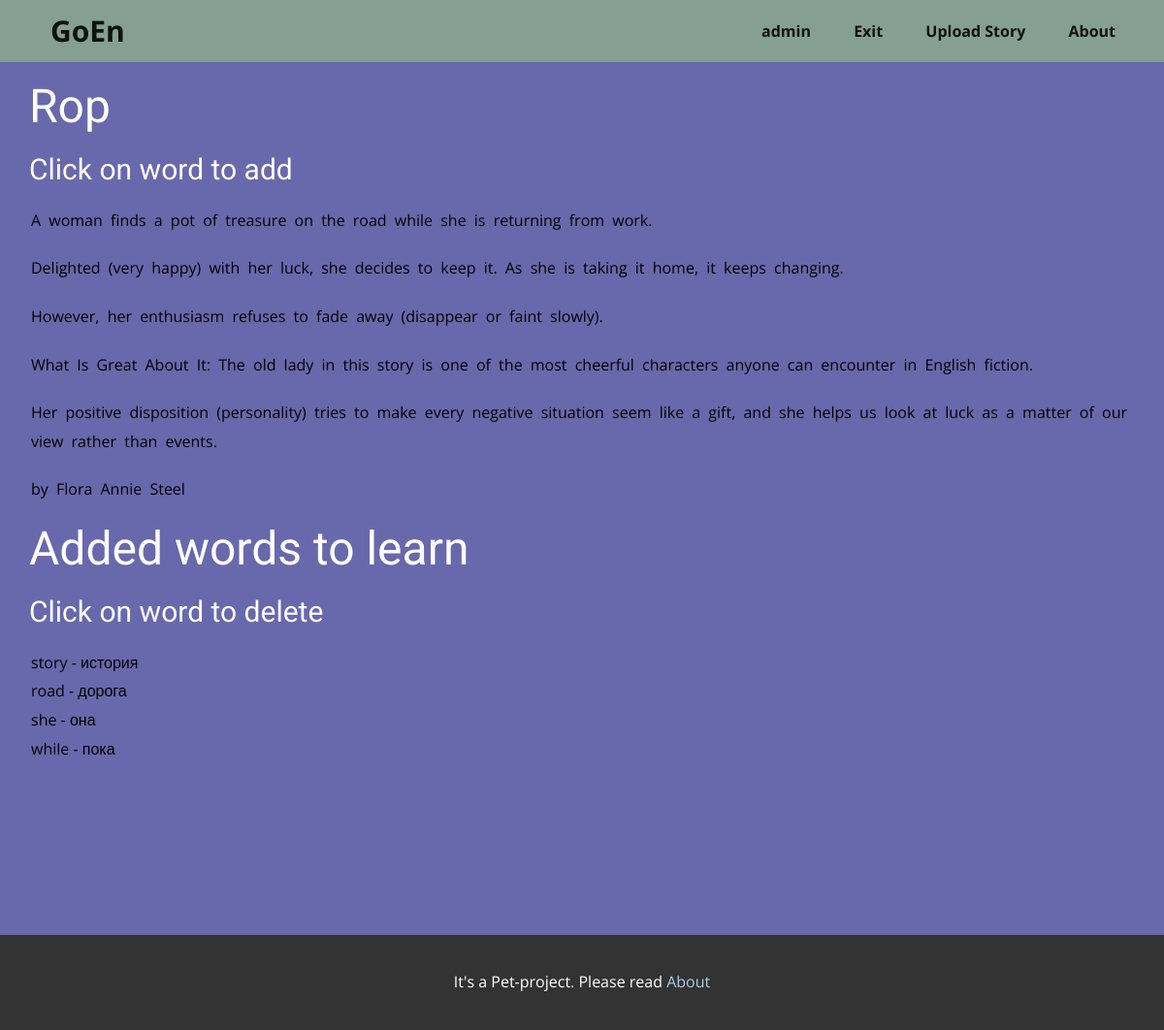
Page /showStory/30 (signed in) on the earlier database version.
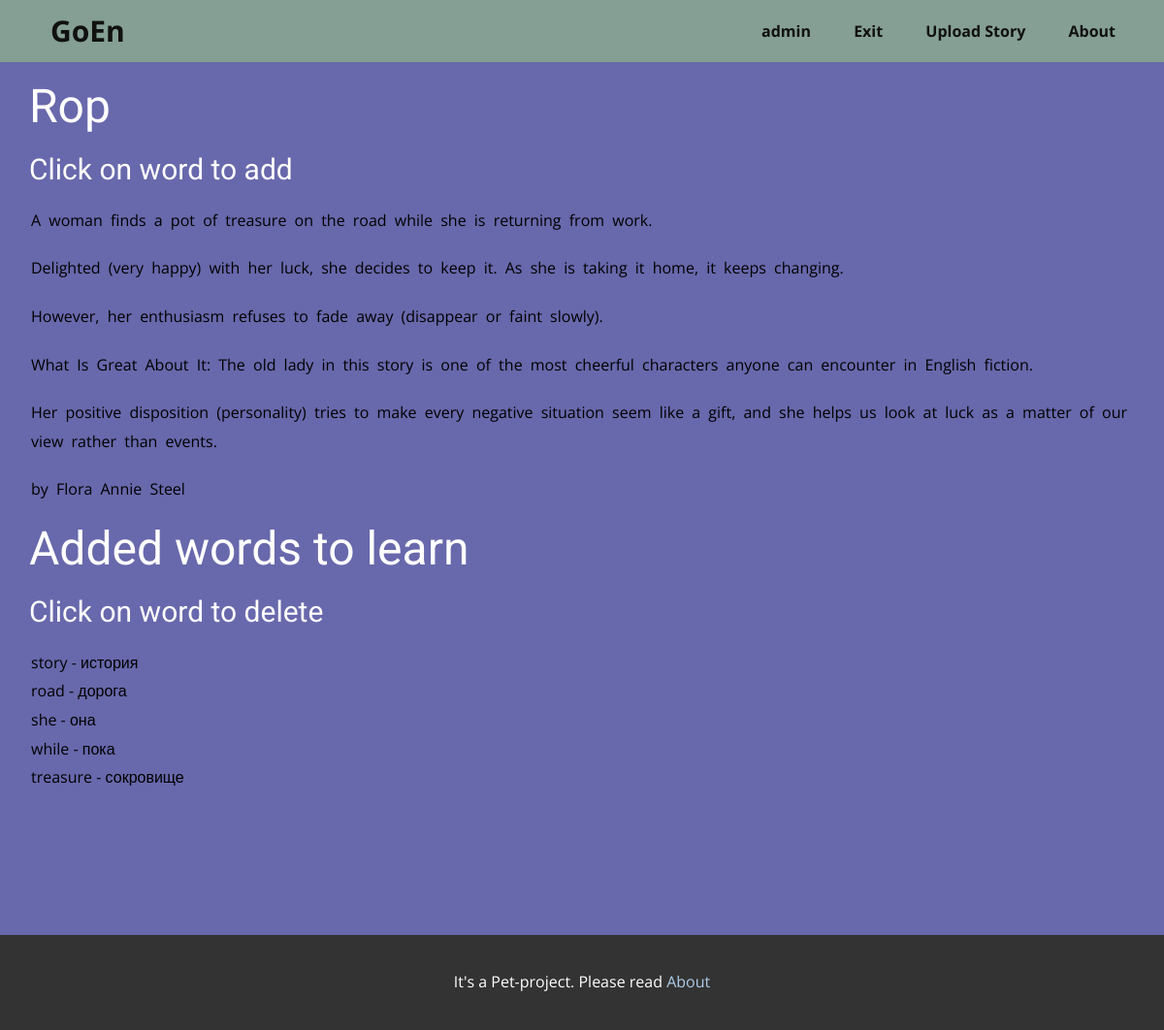
Same page on the later database version.
### goen/models.py (models this page shows, shortened)
class WordLearned(models.Model):
    objects = models.Manager()
    progress = models.IntegerField(default=0)
    next_day_learn = models.DateField(auto_now_add=True)
    is_learned = models.BooleanField(default=False)
    learn_person = models.CharField(max_length=128)
    learn_word = models.ForeignKey(Word, on_delete=models.CASCADE)
    class Meta:
        db_table = 'wordLearned'

class Word(models.Model):
    objects = models.Manager()
    word_original = models.CharField(max_length=128)
    word_translate = models.CharField(max_length=128)
    word_description = models.TextField()
    story = models.ForeignKey(Story, on_delete=models.CASCADE)
    class Meta:
        db_table = 'words'

### goen/views.py (the view)
# urls.py: path('showStory/<int:story>', show_story_and_words, name='add_word'),
def show_story_and_words(request, story):
    user_pk = request.user.pk
    story = Story.objects.get(pk=story)
    words = WordLearned.objects.filter(learn_person=user_pk).filter(learn_word__story=story).order_by('pk')
    status = ''
    if request.method == 'POST':
        if request.POST.get('add'):
            add_word_to_learn(request.POST.get('add').lower(), story, user_pk)
        elif request.POST.get('delete'):
            WordLearned.objects.filter(pk=request.POST.get('delete')).delete()
    return render(request, 'showStory.html', {'words': words, 'name_story': story.name,
                                              'story': story.whole_text.split('\n'), 'status': status})

### goen/templates/showStory.html (shortened to what this page needs)
{% extends 'base.html' %}
{% load static %}
{% block link %}
<link rel="stylesheet" href="{% static 'css/showBook.css' %}" media="screen"> {% endblock %}
{% block content %}
<section class="u-clearfix u-custom-color-1 u-section-1" id="sec-5aca">
    <div class="u-clearfix u-sheet u-sheet-1">
        <h1 class="u-text u-text-default u-text-1">{{name_story}}</h1>
        <h3 class="u-text u-text-default u-text-2"> Click on word to add</h3>
        <form method="post">
            {% for item in story %}
            <p class="p__book">
                {% for word in item.split %}
                <button class="btn__text" name="add" value={{word}}>{{ word }}</button>
                {% endfor %}
            </p>
            {% endfor %}
        </form>
        <h1 class="u-text u-text-default u-text-4">Added words to learn</h1>
        <h3 class="u-text u-text-default u-text-5">Click on word to delete</h3>
        <p class="u-text u-text-default u-text-6">
        <form method="post">
            {% for item in words %}
            <button class="btn__text" name="delete" value={{item.pk}}>{{item.learn_word.word_original}} -
                {{item.learn_word.word_translate}}
            </button>
            <br>
            {% endfor %}
        </form>
        </p>
    </div>
</section>
{% endblock %}

Differences in the rows shown:
added WordLearned: {{ item.pk }} 320 (drawn), learn_word.word_original "treasure", learn_word.word_translate "сокровище"
